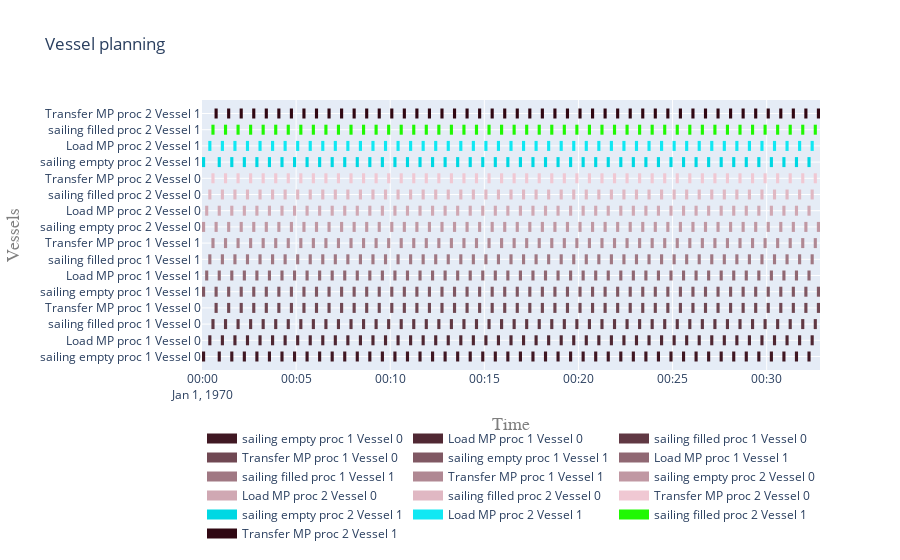

The code cell stored with this chart in its notebook:
### Code cell
acts = []
for p in processes:
    acts.extend(p.sub_processes[0].sub_processes)
    
plot.vessel_planning(acts)

### Figure 1 — Plotly figure (JSON) as saved in the notebook; plotly's stock layout.template omitted (floating-point values rounded to 4 significant figures; data arrays with more than 128 entries replaced by an {"elided": "..."} marker saying what was removed)
{"data": [{"connectgaps": false, "hoverinfo": "y+name", "line": {"color": "rgb(64,24,35)", "width": 10}, "mode": "lines", "name": "sailing empty proc 1 Vessel 0", "type": "scatter", "x": {"elided": "245 str values"}, "y": {"elided": "245 str values"}}, {"connectgaps": false, "hoverinfo": "y+name", "line": {"color": "rgb(80,40,51)", "width": 10}, "mode": "lines", "name": "Load MP proc 1 Vessel 0", "type": "scatter", "x": {"elided": "245 str values"}, "y": {"elided": "245 str values"}}, {"connectgaps": false, "hoverinfo": "y+name", "line": {"color": "rgb(96,56,67)", "width": 10}, "mode": "lines", "name": "sailing filled proc 1 Vessel 0", "type": "scatter", "x": {"elided": "245 str values"}, "y": {"elided": "245 str values"}}, {"connectgaps": false, "hoverinfo": "y+name", "line": {"color": "rgb(112,72,83)", "width": 10}, "mode": "lines", "name": "Transfer MP proc 1 Vessel 0", "type": "scatter", "x": {"elided": "245 str values"}, "y": {"elided": "245 str values"}}, {"connectgaps": false, "hoverinfo": "y+name", "line": {"color": "rgb(128,88,99)", "width": 10}, "mode": "lines", "name": "sailing empty proc 1 Vessel 1", "type": "scatter", "x": {"elided": "250 str values"}, "y": {"elided": "250 str values"}}, {"connectgaps": false, "hoverinfo": "y+name", "line": {"color": "rgb(144,104,115)", "width": 10}, "mode": "lines", "name": "Load MP proc 1 Vessel 1", "type": "scatter", "x": {"elided": "245 str values"}, "y": {"elided": "245 str values"}}, {"connectgaps": false, "hoverinfo": "y+name", "line": {"color": "rgb(160,120,131)", "width": 10}, "mode": "lines", "name": "sailing filled proc 1 Vessel 1", "type": "scatter", "x": {"elided": "245 str values"}, "y": {"elided": "245 str values"}}, {"connectgaps": false, "hoverinfo": "y+name", "line": {"color": "rgb(176,136,147)", "width": 10}, "mode": "lines", "name": "Transfer MP proc 1 Vessel 1", "type": "scatter", "x": {"elided": "245 str values"}, "y": {"elided": "245 str values"}}, {"connectgaps": false, "hoverinfo": "y+name", "line": {"color": "rgb(192,152,163)", "width": 10}, "mode": "lines", "name": "sailing empty proc 2 Vessel 0", "type": "scatter", "x": {"elided": "250 str values"}, "y": {"elided": "250 str values"}}, {"connectgaps": false, "hoverinfo": "y+name", "line": {"color": "rgb(208,168,179)", "width": 10}, "mode": "lines", "name": "Load MP proc 2 Vessel 0", "type": "scatter", "x": {"elided": "245 str values"}, "y": {"elided": "245 str values"}}, {"connectgaps": false, "hoverinfo": "y+name", "line": {"color": "rgb(224,184,195)", "width": 10}, "mode": "lines", "name": "sailing filled proc 2 Vessel 0", "type": "scatter", "x": {"elided": "245 str values"}, "y": {"elided": "245 str values"}}, {"connectgaps": false, "hoverinfo": "y+name", "line": {"color": "rgb(240,200,211)", "width": 10}, "mode": "lines", "name": "Transfer MP proc 2 Vessel 0", "type": "scatter", "x": {"elided": "245 str values"}, "y": {"elided": "245 str values"}}, {"connectgaps": false, "hoverinfo": "y+name", "line": {"color": "rgb(0,216,227)", "width": 10}, "mode": "lines", "name": "sailing empty proc 2 Vessel 1", "type": "scatter", "x": {"elided": "245 str values"}, "y": {"elided": "245 str values"}}, {"connectgaps": false, "hoverinfo": "y+name", "line": {"color": "rgb(16,232,243)", "width": 10}, "mode": "lines", "name": "Load MP proc 2 Vessel 1", "type": "scatter", "x": {"elided": "245 str values"}, "y": {"elided": "245 str values"}}, {"connectgaps": false, "hoverinfo": "y+name", "line": {"color": "rgb(32,248,3)", "width": 10}, "mode": "lines", "name": "sailing filled proc 2 Vessel 1", "type": "scatter", "x": {"elided": "245 str values"}, "y": {"elided": "245 str values"}}, {"connectgaps": false, "hoverinfo": "y+name", "line": {"color": "rgb(48,8,19)", "width": 10}, "mode": "lines", "name": "Transfer MP proc 2 Vessel 1", "type": "scatter", "x": {"elided": "245 str values"}, "y": {"elided": "245 str values"}}], "layout": {"hovermode": "closest", "legend": {"orientation": "h", "x": 0, "y": -0.2}, "title": {"text": "Vessel planning"}, "xaxis": {"range": ["1970-01-01T00:00:00", "1970-01-01T00:32:50"], "title": {"font": {"color": "#7f7f7f", "family": "Courier New, monospace", "size": 18}, "text": "Time"}}, "yaxis": {"title": {"font": {"color": "#7f7f7f", "family": "Courier New, monospace", "size": 18}, "text": "Vessels"}}}}
